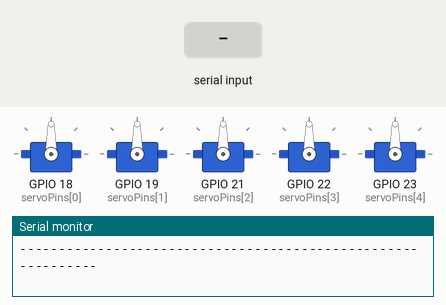
The sketch below on a simulated ESP32. On the bench: 5 × servo, the last lines printed to the serial monitor. The inputs (shaded band) are chosen by the test bench.

Above: at 3.5 s.
3.6 s: "w\n" received over Serial
5.6 s: "90,45\n" received over Serial
At 6.8 s:
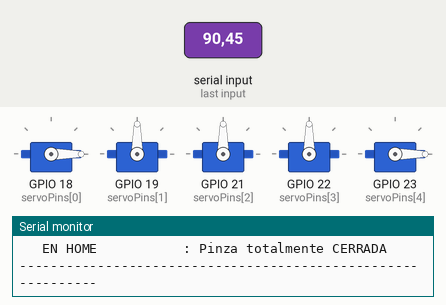
7.1 s: "30,150\n" received over Serial
At 8.2 s:
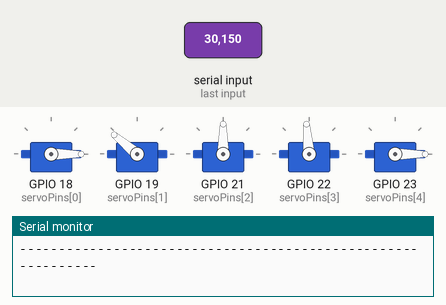
8.6 s: "C\n" received over Serial
At 9.1 s:
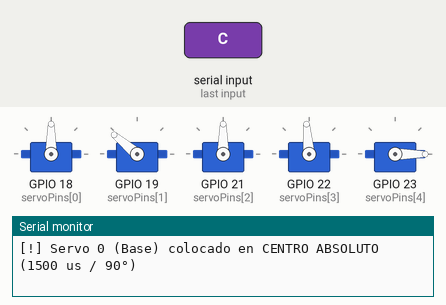
10.1 s: "200\n" received over Serial
At 11.3 s:
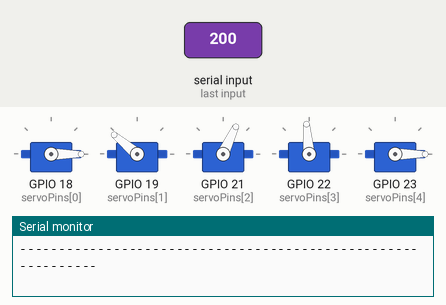
11.6 s: "l90\n" received over Serial
At 13.9 s:
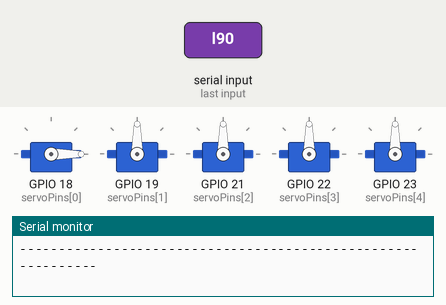
Timing chart, 0 to 15.4 s (numbered marks = the images above; inputs shaded):
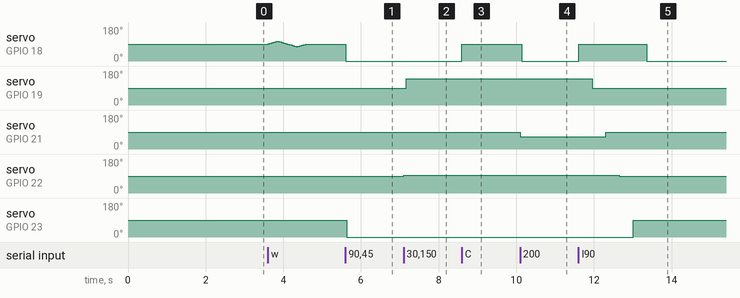

The sketch:

centrar_servos.ino
```cpp
#include <ESP32Servo.h>
#include "soc/soc.h"
#include "soc/rtc_cntl_reg.h"

// ==============================================================================
// UTILIDAD DE CENTRADO Y CALIBRACIÓN ELECTRÓNICA PARA SERVOS MG90S
// Brazo Robótico 5 DOF - Taller de Proyecto II (Grupo J1)
// ==============================================================================
// Permite mover cada servo a:
// 1. Pulso de CENTRO (1500 us / 90°): con los cinco ahí se montan los horns con
//    el brazo en L (ver poseCentro).
// 2. Pulso HOME del firmware, para comprobar que el brazo llega al home.
// 3. Pequeños movimientos de verificación (Wiggle) para confirmar qué servo es.
// Los pulsos son los de configuracion.c del firmware: 1000 a 2000 us según el
// datasheet del MG90S.
// ==============================================================================

const int SERVO_COUNT = 5;
const int servoPins[SERVO_COUNT]    = {18,     19,       21,     22,       23};
const char* servoNames[SERVO_COUNT] = {"Base", "Hombro", "Codo", "Muñeca", "Pinza"};

// Pulsos de Home del firmware del brazo (SERVO_HOME_US de configuracion.c)
const int servoHomeUs[SERVO_COUNT] = {
    1000, // Servo 0: Base (0°)
    1778, // Servo 1: Hombro (140° en modelo)
    1363, // Servo 2: Codo (-114.6° en modelo)
    1525, // Servo 3: Muñeca (+4.5° en modelo)
    1000  // Servo 4: Pinza (Cerrada)
};

const int servoMinUs[SERVO_COUNT] = {1000, 1000, 1000, 1000, 1000};
const int servoMaxUs[SERVO_COUNT] = {2000, 2000, 2000, 2000, 2000};

// Pose de cada eslabón con el servo a 1500 us, para montar el horn (brazo en L),
// y hacia dónde tiene que moverse al ajustar el pulso
const char* poseCentro[SERVO_COUNT] = {
    "Brazo a 90° del frente; con '-' gira hacia el frente",
    "Brazo principal vertical; con '+' se inclina hacia atrás",
    "Antebrazo horizontal, en escuadra con el brazo; con '-' se dobla más",
    "Muñeca en línea con el antebrazo",
    "Pinza en línea con el antebrazo; con '-' se dobla hacia el home"
};

// Guía visual de la pose de home de cada eslabón
const char* poseDescripcion[SERVO_COUNT] = {
    "Base centrada apuntando hacia el frente (0°)",
    "Brazo principal inclinado hacia atrás/arriba (140°)",
    "Antebrazo doblado hacia adelante (-114.6°)",
    "Muñeca alineada/horizontal en eje con el antebrazo (+4.5°)",
    "Pinza totalmente CERRADA"
};

Servo servos[SERVO_COUNT];
int currentPulse[SERVO_COUNT];
int activeServo = 0;

void mostrarEstadoServo(int idx);

void imprimirMenu() {
  Serial.println("\n=============================================================");
  Serial.println("   HERRAMIENTA DE CENTRADO ELECTRÓNICO (SERVOS MG90S)");
  Serial.println("=============================================================");
  Serial.println("Comandos disponibles en el Monitor Serie (115200 baud):");
  Serial.println("  '0' a '4'   : Selecciona el servo (0:Base, 1:Hombro, 2:Codo, 3:Muñeca, 4:Pinza)");
  Serial.println("  'l' / 'L'   : Mueve TODOS los servos a CENTRO (1500 us / Brazo en L) para montaje");
  Serial.println("  'h' / 'H'   : Mueve TODOS los servos a su posición HOME del firmware");
  Serial.println("  'c' / 'C'   : Coloca el servo activo en CENTRO estándar (1500 us / 90°)");
  Serial.println("  'w' / 'W'   : Movimiento suave (Wiggle) para identificar visualmente el servo");
  Serial.println("  '+' / '-'   : Ajuste fino manual del pulso (+/- 25 us)");
  Serial.println("  'm' / '?'   : Mostrar este menú");
  Serial.println("=============================================================");
  mostrarEstadoServo(activeServo);
}

void mostrarEstadoServo(int idx) {
  Serial.println("\n-------------------------------------------------------------");
  Serial.printf(">> SERVO ACTIVO: [%d] %s (Pin GPIO %d)\n", idx, servoNames[idx], servoPins[idx]);
  Serial.printf("   Pulso actual : %d us\n", currentPulse[idx]);
  Serial.printf("   Pulso Home   : %d us  [Rango seguro: %d .. %d us]\n",
                servoHomeUs[idx], servoMinUs[idx], servoMaxUs[idx]);
  Serial.printf("   MONTAJE A 1500 us : %s\n", poseCentro[idx]);
  Serial.printf("   EN HOME           : %s\n", poseDescripcion[idx]);
  Serial.println("-------------------------------------------------------------");
}

void moverAHome(int idx) {
  currentPulse[idx] = servoHomeUs[idx];
  servos[idx].writeMicroseconds(currentPulse[idx]);
  Serial.printf("[OK] Servo %d (%s) fijado en HOME (%d us)\n", idx, servoNames[idx], currentPulse[idx]);
}

void moverTodosAHome() {
  Serial.println("\n>>> Moviendo TODOS los servos a posición HOME secuencialmente...");
  for (int i = 0; i < SERVO_COUNT; i++) {
    moverAHome(i);
    delay(350); // Pausa de 350ms para evitar picos simultáneos de corriente
  }
  Serial.println(">>> ¡Listo! Todos los servos están clavados en HOME.");
}

void moverTodosACentro() {
  Serial.println("\n>>> Moviendo TODOS los servos a CENTRO (1500 us / Brazo en L) secuencialmente...");
  for (int i = 0; i < SERVO_COUNT; i++) {
    currentPulse[i] = 1500;
    servos[i].writeMicroseconds(1500);
    Serial.printf("[OK] Servo %d (%s) fijado en CENTRO (1500 us / 90°)\n", i, servoNames[i]);
    delay(350); // Pausa de 350ms para evitar picos de corriente
  }
  Serial.println(">>> ¡Listo! Todos los servos están clavados en 1500 us (Brazo en L) para montar los horns.");
}

void testWiggle(int idx) {
  Serial.printf("Haciendo oscilación suave en servo %d (%s) para verificar...\n", idx, servoNames[idx]);
  int centro = currentPulse[idx];
  for (int d = 0; d <= 80; d += 5) {
    servos[idx].writeMicroseconds(centro + d);
    delay(15);
  }
  for (int d = 80; d >= -80; d -= 5) {
    servos[idx].writeMicroseconds(centro + d);
    delay(15);
  }
  for (int d = -80; d <= 0; d += 5) {
    servos[idx].writeMicroseconds(centro + d);
    delay(15);
  }
  servos[idx].writeMicroseconds(centro);
  Serial.println("Fin de oscilación.");
}

void setup() {
  // Desactivar detector de caídas de tensión (brownout) para soportar
  // los picos de arranque de los servos MG90S
  WRITE_PERI_REG(RTC_CNTL_BROWN_OUT_REG, 0);

  Serial.begin(115200);
  delay(500);

  // Asignar temporizadores PWM para el ESP32
  ESP32PWM::allocateTimer(0);
  ESP32PWM::allocateTimer(1);
  ESP32PWM::allocateTimer(2);
  ESP32PWM::allocateTimer(3);

  // Inicializar y acoplar los 5 servos
  for (int i = 0; i < SERVO_COUNT; i++) {
    servos[i].setPeriodHertz(50); // 50 Hz estándar
    servos[i].attach(servoPins[i], servoMinUs[i], servoMaxUs[i]);
    currentPulse[i] = servoHomeUs[i];
  }

  // Clavar todos en Centro (1500 us / Brazo en L) al arrancar para montar los horns
  moverTodosACentro();
  imprimirMenu();
}

void loop() {
  if (Serial.available() > 0) {
    char c = Serial.read();

    // Descartar saltos de línea
    if (c == '\r' || c == '\n') return;

    if (c >= '0' && c <= '4') {
      activeServo = c - '0';
      moverAHome(activeServo);
      mostrarEstadoServo(activeServo);
    }
    else if (c == 'h' || c == 'H') {
      moverTodosAHome();
    }
    else if (c == 'l' || c == 'L') {
      moverTodosACentro();
    }
    else if (c == 'c' || c == 'C') {
      currentPulse[activeServo] = 1500;
      servos[activeServo].writeMicroseconds(1500);
      Serial.printf("[!] Servo %d (%s) colocado en CENTRO ABSOLUTO (1500 us / 90°)\n",
                    activeServo, servoNames[activeServo]);
    }
    else if (c == 'w' || c == 'W') {
      testWiggle(activeServo);
    }
    else if (c == '+') {
      currentPulse[activeServo] = min(currentPulse[activeServo] + 25, servoMaxUs[activeServo]);
      servos[activeServo].writeMicroseconds(currentPulse[activeServo]);
      Serial.printf("Pulso Servo %d: %d us\n", activeServo, currentPulse[activeServo]);
    }
    else if (c == '-') {
      currentPulse[activeServo] = max(currentPulse[activeServo] - 25, servoMinUs[activeServo]);
      servos[activeServo].writeMicroseconds(currentPulse[activeServo]);
      Serial.printf("Pulso Servo %d: %d us\n", activeServo, currentPulse[activeServo]);
    }
    else if (c == 'm' || c == 'M' || c == '?') {
      imprimirMenu();
    }
  }
}
```

Measured:
- after the input at 5.6 s, servo on GPIO 18 (servoPins[0]), servo on GPIO 23 (servoPins[4]): 90° → 0° at once
- after the input at 7.1 s, servo on GPIO 19 (servoPins[1]): 90° → 140° after 0.07 s; servo on GPIO 22 (servoPins[3]): 90° → 95° at once
- after the input at 8.6 s, servo on GPIO 18 (servoPins[0]): 0° → 90° at once
- after the input at 10.1 s, servo on GPIO 18 (servoPins[0]): 90° → 0° at once; servo on GPIO 21 (servoPins[2]): 90° → 65° at once
- after the input at 11.6 s, servo on GPIO 18 (servoPins[0]): 0° → 90° at once, → 0° 1.8 s later; servo on GPIO 19 (servoPins[1]): 140° → 90° after 0.36 s; servo on GPIO 21 (servoPins[2]): 65° → 90° after 0.71 s; servo on GPIO 22 (servoPins[3]): 95° → 90° after 1.1 s; servo on GPIO 23 (servoPins[4]): 0° → 90° after 1.4 s
